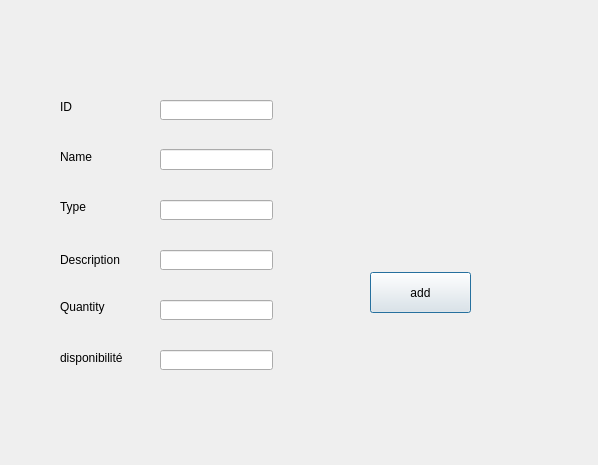
<?xml version="1.0" encoding="UTF-8"?>
<ui version="4.0">
 <class>add_equipment</class>
 <widget class="QDialog" name="add_equipment">
  <property name="geometry">
   <rect>
    <x>0</x>
    <y>0</y>
    <width>598</width>
    <height>465</height>
   </rect>
  </property>
  <property name="windowTitle">
   <string>Dialog</string>
  </property>
  <widget class="QLineEdit" name="ID">
   <property name="geometry">
    <rect>
     <x>160</x>
     <y>100</y>
     <width>113</width>
     <height>20</height>
    </rect>
   </property>
  </widget>
  <widget class="QLineEdit" name="Name">
   <property name="geometry">
    <rect>
     <x>160</x>
     <y>149</y>
     <width>113</width>
     <height>21</height>
    </rect>
   </property>
  </widget>
  <widget class="QLineEdit" name="Type">
   <property name="geometry">
    <rect>
     <x>160</x>
     <y>200</y>
     <width>113</width>
     <height>20</height>
    </rect>
   </property>
  </widget>
  <widget class="QLineEdit" name="Desc">
   <property name="geometry">
    <rect>
     <x>160</x>
     <y>250</y>
     <width>113</width>
     <height>20</height>
    </rect>
   </property>
  </widget>
  <widget class="QLineEdit" name="Quantity">
   <property name="geometry">
    <rect>
     <x>160</x>
     <y>300</y>
     <width>113</width>
     <height>20</height>
    </rect>
   </property>
  </widget>
  <widget class="QLabel" name="label">
   <property name="geometry">
    <rect>
     <x>60</x>
     <y>100</y>
     <width>47</width>
     <height>14</height>
    </rect>
   </property>
   <property name="text">
    <string>ID</string>
   </property>
  </widget>
  <widget class="QLabel" name="label_2">
   <property name="geometry">
    <rect>
     <x>60</x>
     <y>150</y>
     <width>47</width>
     <height>14</height>
    </rect>
   </property>
   <property name="text">
    <string>Name</string>
   </property>
  </widget>
  <widget class="QLabel" name="label_3">
   <property name="geometry">
    <rect>
     <x>60</x>
     <y>200</y>
     <width>47</width>
     <height>14</height>
    </rect>
   </property>
   <property name="text">
    <string>Type</string>
   </property>
  </widget>
  <widget class="QLabel" name="label_4">
   <property name="geometry">
    <rect>
     <x>60</x>
     <y>250</y>
     <width>61</width>
     <height>20</height>
    </rect>
   </property>
   <property name="text">
    <string>Description</string>
   </property>
  </widget>
  <widget class="QLabel" name="label_5">
   <property name="geometry">
    <rect>
     <x>60</x>
     <y>300</y>
     <width>47</width>
     <height>14</height>
    </rect>
   </property>
   <property name="text">
    <string>Quantity</string>
   </property>
  </widget>
  <widget class="QPushButton" name="add">
   <property name="geometry">
    <rect>
     <x>370</x>
     <y>272</y>
     <width>101</width>
     <height>41</height>
    </rect>
   </property>
   <property name="text">
    <string>add</string>
   </property>
  </widget>
  <widget class="QLineEdit" name="disp">
   <property name="geometry">
    <rect>
     <x>160</x>
     <y>350</y>
     <width>113</width>
     <height>20</height>
    </rect>
   </property>
  </widget>
  <widget class="QLabel" name="label_6">
   <property name="geometry">
    <rect>
     <x>60</x>
     <y>350</y>
     <width>71</width>
     <height>16</height>
    </rect>
   </property>
   <property name="text">
    <string>disponibilité</string>
   </property>
  </widget>
 </widget>
 <resources/>
 <connections/>
</ui>
